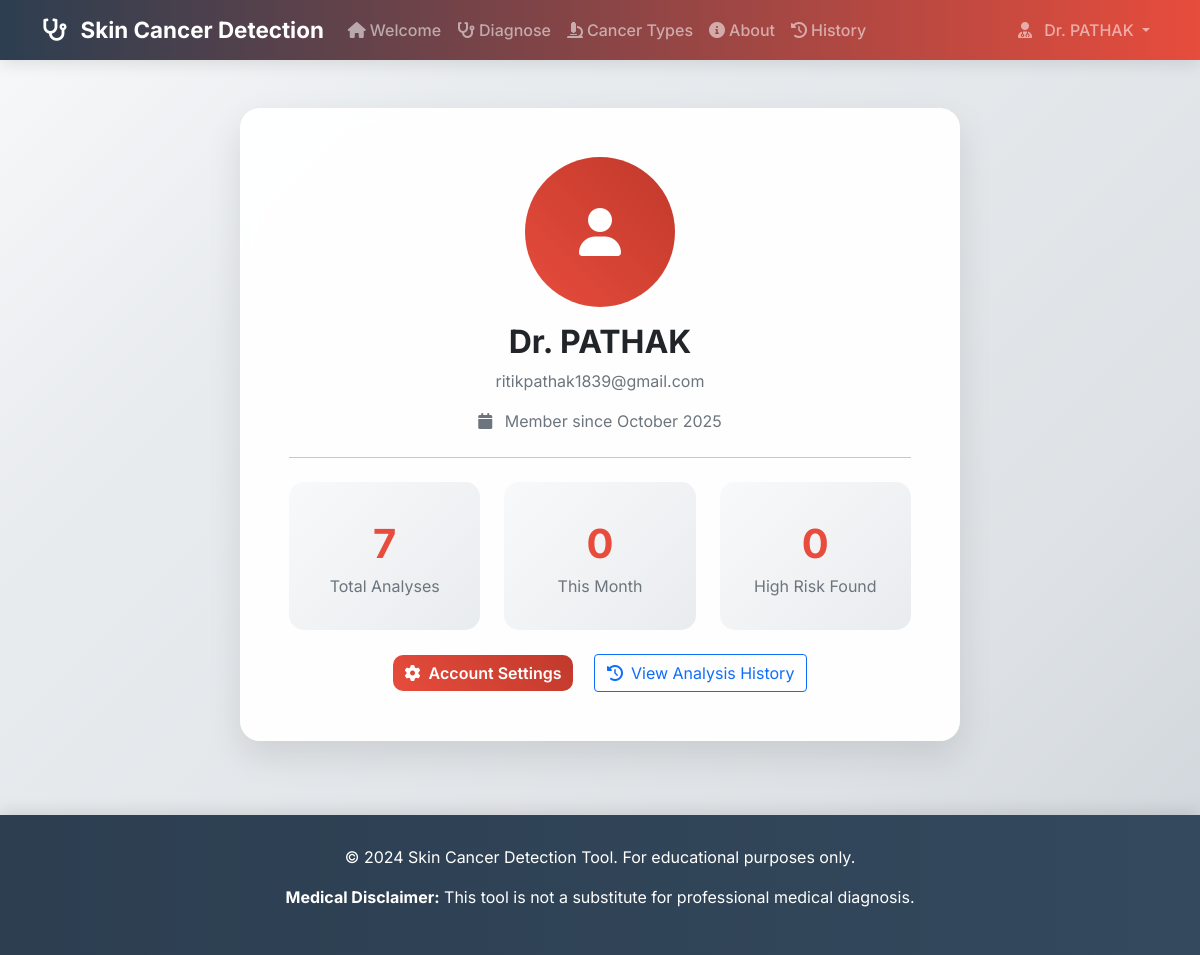
The page /profile (signed in) on the database its author committed.
### app.py (models this page shows, shortened)
class User(UserMixin, db.Model):
    id = db.Column(db.Integer, primary_key=True)
    username = db.Column(db.String(80), unique=True, nullable=False)
    email = db.Column(db.String(120), unique=True, nullable=False)
    password_hash = db.Column(db.String(128), nullable=False)
    created_at = db.Column(db.DateTime, default=datetime.utcnow)

### app.py (the view)
@app.route('/profile')
@login_required
def profile():
    return render_template('profile.html', user=current_user)

### app.py (called while the page is built)
@login_manager.user_loader
def load_user(user_id):
    return User.query.get(int(user_id))

### Template/profile.html (shortened to what this page needs)
{% extends "base.html" %}
{% block content %}
<div class="container-fluid">
    <div class="row justify-content-center">
        <div class="col-lg-8">
            <div class="profile-card p-5 mb-4 page-enter">
                <div class="text-center mb-4">
                    <div class="profile-avatar">
                        <i class="fas fa-user"></i>
                    </div>
                    <h2 class="fw-bold text-dark">Dr. {{ user.username }}</h2>
                    <p class="text-muted">{{ user.email }}</p>
                    <p class="text-muted">
                        <i class="fas fa-calendar me-2"></i>
                        Member since {{ user.created_at.strftime('%B %Y') }}
                    </p>
                </div>
                <hr class="my-4">
                <div class="row g-4">
                    <div class="col-md-4">
                        <div class="stats-card">
                            <span class="stats-number">{{ user.analyses|length }}</span>
                            <p class="text-muted mb-0">Total Analyses</p>
                        </div>
                    </div>
                    <div class="col-md-4">
                        <div class="stats-card">
                            <span class="stats-number">{{ ((user.analyses|selectattr('analysis_date')|list|length) / 30)|int if user.analyses else 0 }}</span>
                            <p class="text-muted mb-0">This Month</p>
                        </div>
                    </div>
                    <div class="col-md-4">
                        <div class="stats-card">
                            <span class="stats-number">{{ user.analyses|selectattr('risk_level', 'equalto', 'HIGH')|list|length }}</span>
                            <p class="text-muted mb-0">High Risk Found</p>
                        </div>
                    </div>
                </div>
                <div class="row mt-4">
                    <div class="col-12 text-center">
                        <a href="{{ url_for('settings') }}" class="btn btn-primary me-3">
                            <i class="fas fa-cog me-2"></i>Account Settings
                        </a>
                        <a href="{{ url_for('history') }}" class="btn btn-outline-primary">
                            <i class="fas fa-history me-2"></i>View Analysis History
                        </a>
                    </div>
                </div>
            </div>
        </div>
    </div>
</div>
{% endblock %}

### Template/base.html (shortened to what this page needs)
<!DOCTYPE html>
<html lang="en">
<head>
    <link href="https://cdn.jsdelivr.net/npm/bootstrap@5.1.3/dist/css/bootstrap.min.css" rel="stylesheet">
    <link href="https://cdnjs.cloudflare.com/ajax/libs/font-awesome/6.0.0/css/all.min.css" rel="stylesheet">
    <link href="{{ url_for('static', filename='css/animations.css') }}" rel="stylesheet">
</head>
<body>
    <nav class="navbar navbar-expand-lg navbar-dark navbar-enhanced">
        <div class="container">
            <a class="navbar-brand" href="{% if current_user.is_authenticated %}{{ url_for('welcome') }}{% else %}{{ url_for('login') }}{% endif %}">
                <i class="fas fa-stethoscope me-2 stethoscope-animated"></i>
                <span class="d-none d-md-inline">Skin Cancer Detection</span>
            </a>
            <div class="collapse navbar-collapse" id="navbarNav">
                {% if current_user.is_authenticated %}
                <ul class="navbar-nav me-auto">
                    <li class="nav-item">
                        <a class="nav-link nav-link-enhanced" href="{{ url_for('welcome') }}">
                            <i class="fas fa-home me-1 medical-icon-animated"></i>Welcome
                        </a>
                    </li>
                    <li class="nav-item">
                        <a class="nav-link nav-link-enhanced" href="{{ url_for('diagnose') }}">
                            <i class="fas fa-stethoscope me-1 medical-icon-animated"></i>Diagnose
                        </a>
                    </li>
                    <li class="nav-item">
                        <a class="nav-link nav-link-enhanced" href="{{ url_for('cancer_types') }}">
                            <i class="fas fa-microscope me-1 medical-icon-animated"></i>Cancer Types
                        </a>
                    </li>
                    <li class="nav-item">
                        <a class="nav-link nav-link-enhanced" href="{{ url_for('about') }}">
                            <i class="fas fa-info-circle me-1 medical-icon-animated"></i>About
                        </a>
                    </li>
                    <li class="nav-item">
                        <a class="nav-link nav-link-enhanced" href="{{ url_for('history') }}">
                            <i class="fas fa-history me-1 medical-icon-animated"></i>History
                        </a>
                    </li>
                </ul>
                <ul class="navbar-nav">
                    <li class="nav-item dropdown">
                        <a class="nav-link dropdown-toggle" href="#" id="navbarDropdown" role="button" data-bs-toggle="dropdown">
                            <i class="fas fa-user-md me-2"></i>
                            <span class="d-none d-md-inline">Dr. {{ current_user.username }}</span>
                        </a>
                    </li>
                </ul>
                {% endif %}
            </div>
        </div>
    </nav>
    <div class="container my-5">
        {% block content %}{% endblock %}
    </div>
    <footer class="footer">
        <div class="container">
            <p>&copy; 2024 Skin Cancer Detection Tool. For educational purposes only.</p>
            <p><strong>Medical Disclaimer:</strong> This tool is not a substitute for professional medical diagnosis.</p>
        </div>
    </footer>
</body>
</html>

### static/css/animations.css (style rules this page uses)
.navbar-enhanced { backdrop-filter: blur(10px); background: linear-gradient(90deg, rgba(44, 62, 80, 0.95) 0%, rgba(231, 76, 60, 0.95) 100%) !important; }
.nav-link-enhanced { position: relative; transition: all 0.3s ease; }
.nav-link-enhanced::after { content: ''; position: absolute; bottom: -5px; left: 50%; width: 0; height: 2px; background: rgba(255, 255, 255, 0.8); transition: all 0.3s ease; transform: translateX(-50%); }
.medical-icon-animated { transition: all 0.3s ease; display: inline-block; }
.stethoscope-animated { animation: stethoscope 2s ease-in-out infinite; transform-origin: center bottom; }
.page-enter { animation: fadeInUp 0.6s ease-out; }
.page-enter-delay { animation: fadeInUp 0.6s ease-out 0.2s both; }
.page-enter-delay-2 { animation: fadeInUp 0.6s ease-out 0.4s both; }

### Template/base.html (style rules this page uses)
:root { --bg-primary: linear-gradient(135deg, #f8f9fa 0%, #e9ecef 25%, #dee2e6 75%, #ced4da 100%); --bg-secondary: rgba(255, 255, 255, 0.95); --text-primary: #212529; --text-secondary: #6c757d; --text-contrast: #ffffff; --border-color: rgba(0, 0, 0, 0.125); --shadow-color: rgba(0, 0, 0, 0.15); }
body { background: var(--bg-primary); min-height: 100vh; font-family: 'Inter', 'Segoe UI', Tahoma, Geneva, Verdana, sans-serif; position: relative; overflow-x: hidden; color: var(--text-primary); transition: all 0.3s ease; }
:root { --medical-primary: #e74c3c; --medical-secondary: #3498db; --medical-success: #27ae60; --medical-warning: #f39c12; --medical-danger: #e74c3c; --medical-light: #ecf0f1; --medical-dark: #2c3e50; }
.navbar-brand { font-weight: 700; font-size: 1.4rem; color: #fff !important; }
.navbar { background: linear-gradient(90deg, var(--medical-dark) 0%, var(--medical-primary) 100%) !important; box-shadow: 0 4px 15px rgba(0,0,0,0.1); }
.btn-primary { background: linear-gradient(45deg, var(--medical-primary), #c0392b); border: none; border-radius: 10px; font-weight: 600; transition: all 0.3s ease; }
.nav-link { font-weight: 500; transition: all 0.3s ease; }
.footer { background: linear-gradient(90deg, var(--medical-dark) 0%, #34495e 100%); color: white; text-align: center; padding: 30px 0; margin-top: 50px; box-shadow: 0 -4px 15px rgba(0,0,0,0.1); }
.text-muted { color: var(--text-secondary) !important; }
.navbar .dropdown { position: relative; z-index: 9999 !important; }
.navbar { z-index: 9998 !important; position: relative; }
.dropdown-toggle::after { border-top: 0.3em solid; border-right: 0.3em solid transparent; border-bottom: 0; border-left: 0.3em solid transparent; }

### Template/profile.html (style rules this page uses)
.profile-card { background: rgba(255, 255, 255, 0.95); backdrop-filter: blur(10px); border-radius: 20px; box-shadow: 0 15px 35px rgba(0, 0, 0, 0.1); border: 1px solid rgba(255, 255, 255, 0.2); }
.profile-avatar { width: 150px; height: 150px; border-radius: 50%; background: linear-gradient(45deg, #e74c3c, #c0392b); display: flex; align-items: center; justify-content: center; font-size: 3rem; color: white; margin: 0 auto 1rem; }
.stats-card { background: linear-gradient(135deg, #f8f9fa, #e9ecef); border-radius: 15px; padding: 2rem; text-align: center; transition: all 0.3s ease; }
.stats-number { font-size: 2.5rem; font-weight: 700; color: #e74c3c; display: block; }

### rows shown on the page
User: username "PATHAK", email "ritikpathak1839@gmail.com", created_at "October 2025"

### other values the page prints
{{ user.analyses|length }} "7"
{{ user.analyses|selectattr('risk_level', 'equalto', 'HIGH')|list|length }} "0"
